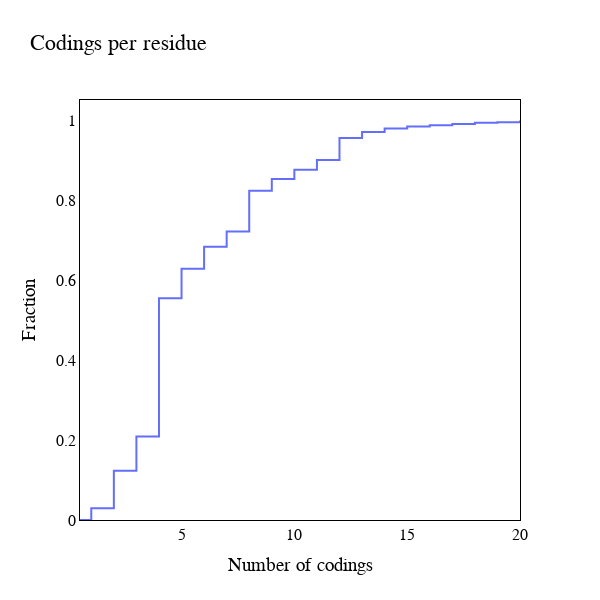

Here is the notebook cell this chart was saved with:
### Code cell
n_bins = 38
n, bins, patches = plt.hist(codings_flatten, n_bins, density=True, histtype='step', 
                            cumulative=1)
fig = go.Figure(data=[go.Scatter(
     x=[x+0.5 for x in [0]+list(bins)],
    y=[0]+list(n),
    mode='lines',
    name= "test",
    line=dict(
        shape='hvh'
    )
)])
fig.update_xaxes(showline=True, linewidth=1, linecolor='black', mirror=True,
                showgrid=False, range=[0.5, 20])
fig.update_yaxes(showline=True, linewidth=1, linecolor='black', mirror=True,
                showgrid=False, range=[0, 1.05])
fig.update_layout(
    title="Codings per residue",
    xaxis_title="Number of codings",
    yaxis_title="Fraction",
    paper_bgcolor='rgba(255,255,255,100)',
    plot_bgcolor='rgba(255,255,255,100)',
    autosize=False,
    width=600,
    height=600,
    font=dict(family="Arial",
                    size=16,
                    color="#020202"
                    )
    )
fig.show()
fig.write_image(fig_folder+"Fig1_cumulative_hist_codings.pdf", engine = 'kaleido')

### Figure 1 — Plotly figure (JSON) as saved in the notebook; plotly's stock layout.template omitted (floating-point values rounded to 4 significant figures)
{"data": [{"line": {"shape": "hvh"}, "mode": "lines", "name": "test", "type": "scatter", "x": [0.5, 1.5, 2.5, 3.5, 4.5, 5.5, 6.5, 7.5, 8.5, 9.5, 10.5, 11.5, 12.5, 13.5, 14.5, 15.5, 16.5, 17.5, 18.5, 19.5, 20.5, 21.5, 22.5, 23.5, 24.5, 25.5, 26.5, 27.5, 28.5, 29.5, 30.5, 31.5, 32.5, 33.5, 34.5, 35.5, 36.5, 37.5, 38.5, 39.5], "y": [0, 0.02912, 0.1229, 0.209, 0.5546, 0.6282, 0.6831, 0.7211, 0.8232, 0.8523, 0.8756, 0.8997, 0.955, 0.97, 0.9787, 0.9836, 0.9871, 0.9901, 0.9931, 0.9947, 0.9962, 0.9971, 0.9979, 0.9984, 0.9986, 0.9987, 0.9992, 0.9995, 0.9996, 0.9996, 0.9997, 0.9998, 0.9999, 0.9999, 0.9999, 0.9999, 0.9999, 0.9999, 1.0]}], "layout": {"autosize": false, "font": {"color": "#020202", "family": "Arial", "size": 16}, "height": 600, "paper_bgcolor": "rgba(255,255,255,100)", "plot_bgcolor": "rgba(255,255,255,100)", "title": {"text": "Codings per residue"}, "width": 600, "xaxis": {"linecolor": "black", "linewidth": 1, "mirror": true, "range": [0.5, 20], "showgrid": false, "showline": true, "title": {"text": "Number of codings"}}, "yaxis": {"linecolor": "black", "linewidth": 1, "mirror": true, "range": [0, 1.05], "showgrid": false, "showline": true, "title": {"text": "Fraction"}}}}
